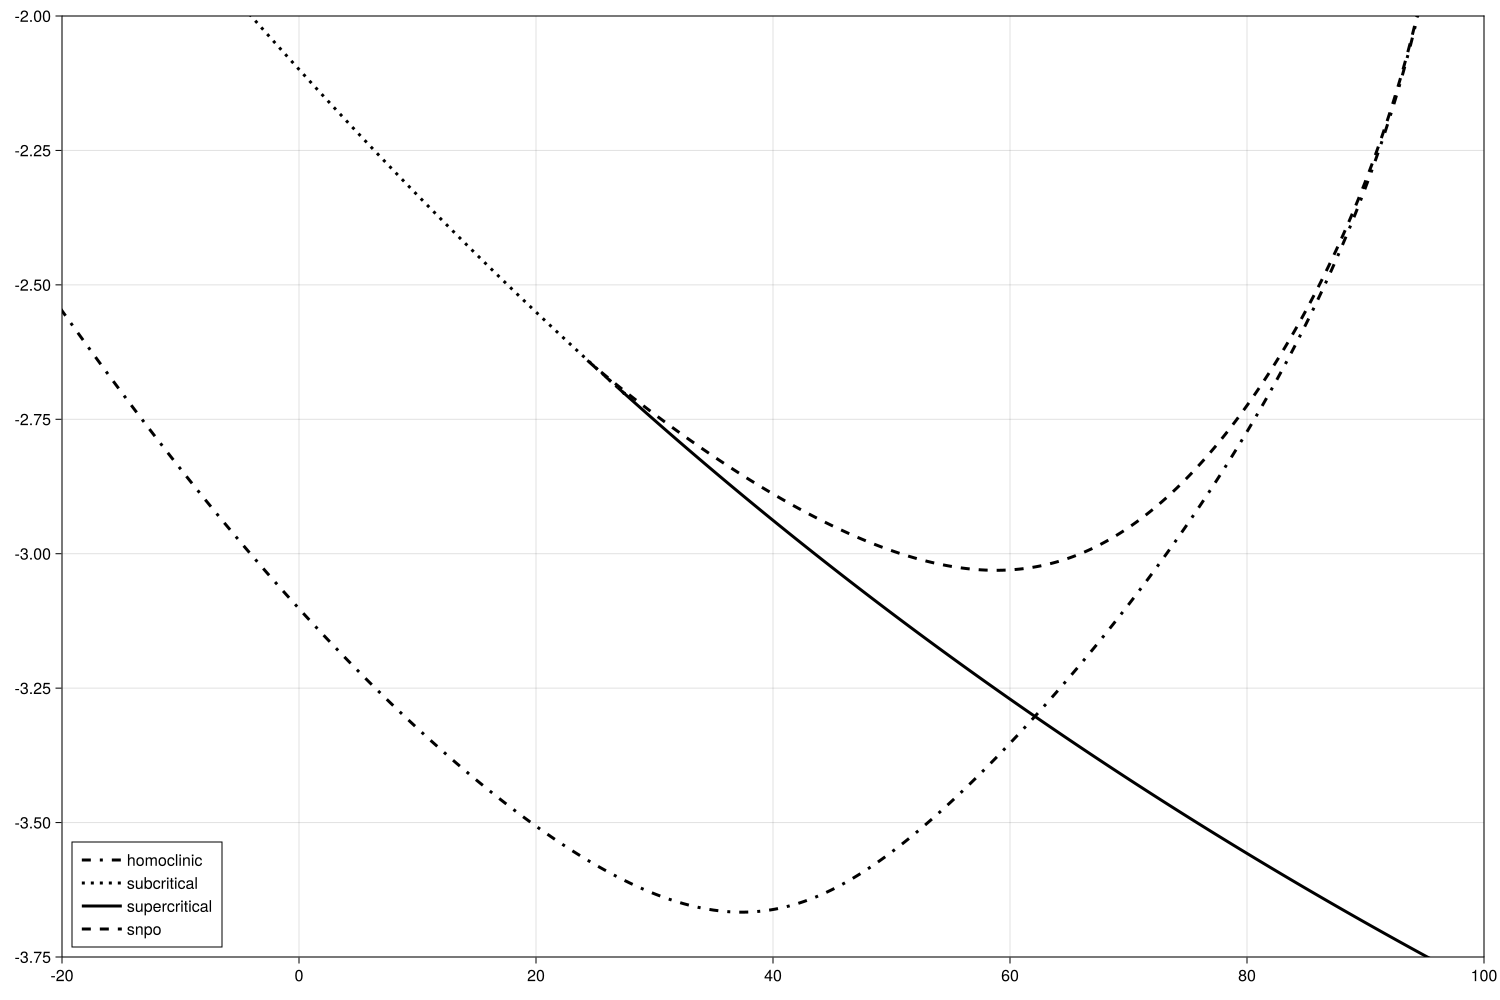

Here is the Julia script that generated this plot:
import Pkg; Pkg.add("CairoMakie")
using CairoMakie
using DelimitedFiles
import Pkg; Pkg.add("FileIO")
using FileIO
f = Figure(resolution = (1500, 1000), backgroundcolor = :transparent)
ax = Axis(f[1, 1], backgroundcolor = :transparent)
# lines!(readdlm("./explorer/snic.csv", ',', Float64), color=:black, linewidth=3)
lines!(readdlm("./explorer/homoclinic.csv", ',', Float64), label="homoclinic", color=:black, linewidth=3,linestyle=:dashdot)
hopf = readdlm("./explorer/hopf.csv", ',', Float64)
lines!(hopf[:,1:1063], label="subcritical", color=:black, linewidth=3, linestyle=:dot)
lines!(hopf[:,1063:end], label="supercritical", color=:black, linewidth=3)
lines!( readdlm("./explorer/snpo.csv", ',', Float64), label="snpo", color=:black, linewidth = 3, linestyle=:dash)
limits!(-20, 100, -3.75, -2)
axislegend(ax, position=:lb, bgcolor=:transparent, labelcolor=:black, patchsize=(40.0f0, 20.0f0))
save("bif.svg", f)
